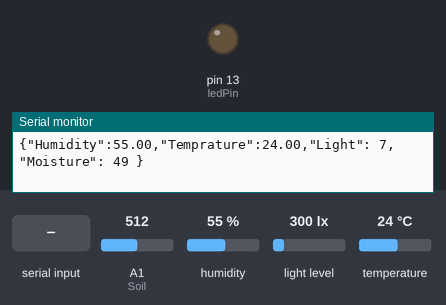
A sketch run on a simulated Arduino Uno, built with avr-gcc and run on an emulated ATmega328P. Parts: output pins drawn as LEDs (lit = HIGH), the last lines printed to the serial monitor. The inputs (shaded band) are chosen by the test bench; at power-on: A1 (Soil) = 512, humidity 55 %, light level 300 lx, temperature 24 °C.

Above: at 1.2 s.
1.3 s: "1" received over Serial
At 4.2 s:
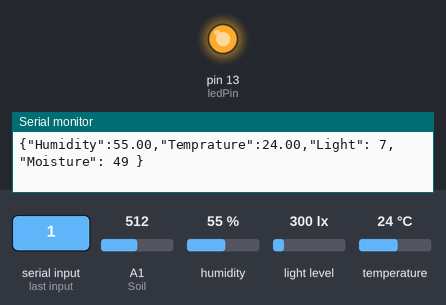
4.5 s: "0" received over Serial
At 5.6 s:
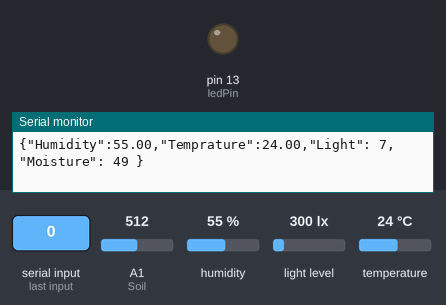
Timing chart, 0 to 7.5 s (numbered marks = the images above; inputs shaded):
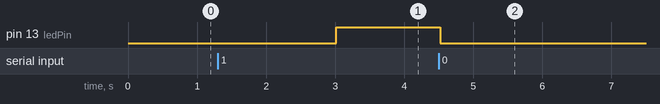

The sketch:

main.ino
```cpp
#include <DHT.h>
#define DHTPIN 2
#define DHTTYPE DHT22
#include <Wire.h>
#include <BH1750.h>

BH1750 lightMeter;

DHT dht(DHTPIN, DHTTYPE);

int ledPin = 13;
int Soil = A1;

void setup() {
  dht.begin();

  pinMode(Soil, INPUT);
  pinMode(ledPin, OUTPUT);

  Wire.begin();
  lightMeter.begin();

  Serial.begin(9600);
}

void loop() {
  //int valueLight = 0;
  int valueSoil = 0;
  for (int i = 0; i < 10; i++)
  {
    valueSoil += analogRead(Soil);
    delay(50);
  }

  valueSoil = valueSoil / 10;
  valueSoil = map(valueSoil, 1023, 0, 0, 100);     //Ít nước:0%  ==> Nhiều nước 100%

  int valueLight = lightMeter.readLightLevel();
  valueLight = map(valueLight, 0, 4000, 0, 100);

  float humDHT = dht.readHumidity();
  float tempDHT = dht.readTemperature();

  // IN thông tin ra màn hình
  Serial.println("{\"Humidity\":" + String(humDHT) + ",\"Temprature\":" + String(tempDHT) + ",\"Light\": " + String(valueLight) + ",\"Moisture\": " + String(valueSoil) +" }");

  delay(1000);

  if (Serial.available() > 0) {
    char command = Serial.read();
    if (command == '1') {
      digitalWrite(ledPin, HIGH); // Bật đèn khi nhận '1' từ Serial
    } else if (command == '0') {
      digitalWrite(ledPin, LOW); // Tắt đèn khi nhận '0' từ Serial
    }
  }
}
```

Measured:
- after the input at 1.3 s, pin 13 (ledPin): LOW → HIGH after 1.7 s
- after the input at 4.5 s, pin 13 (ledPin): HIGH → LOW at once
